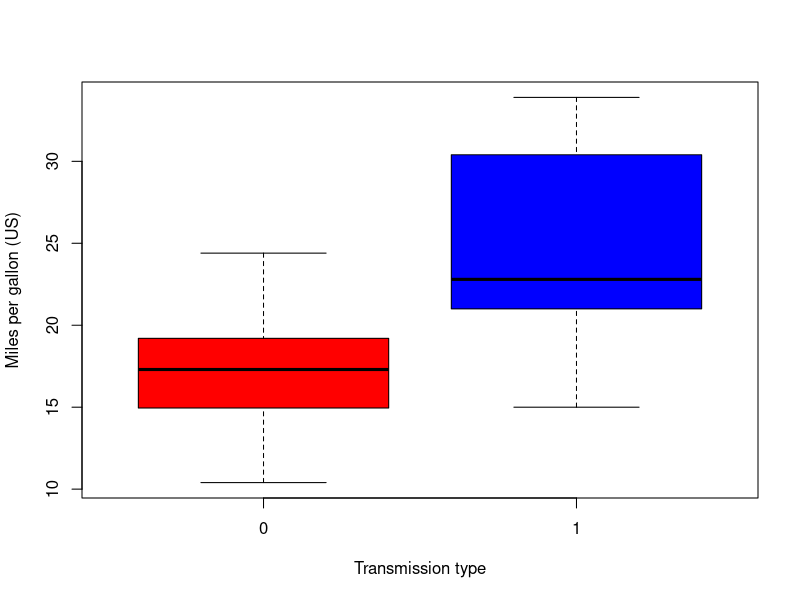
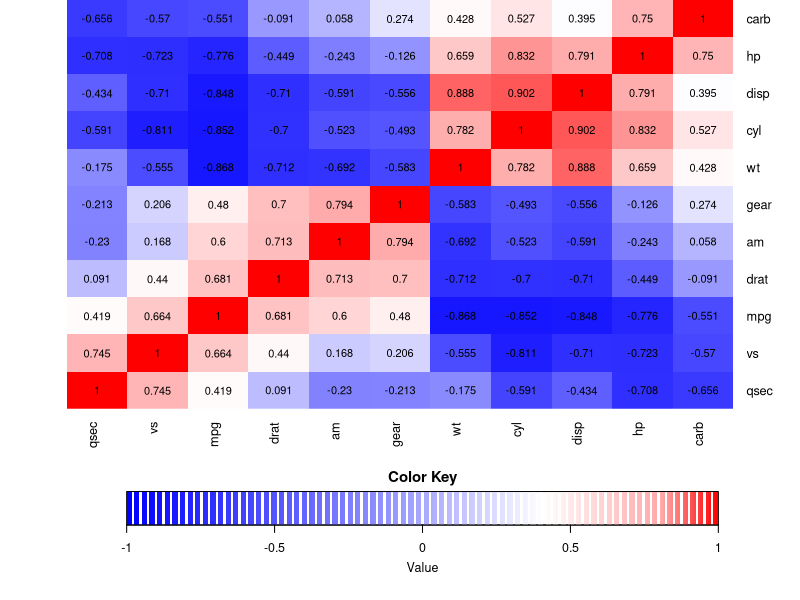
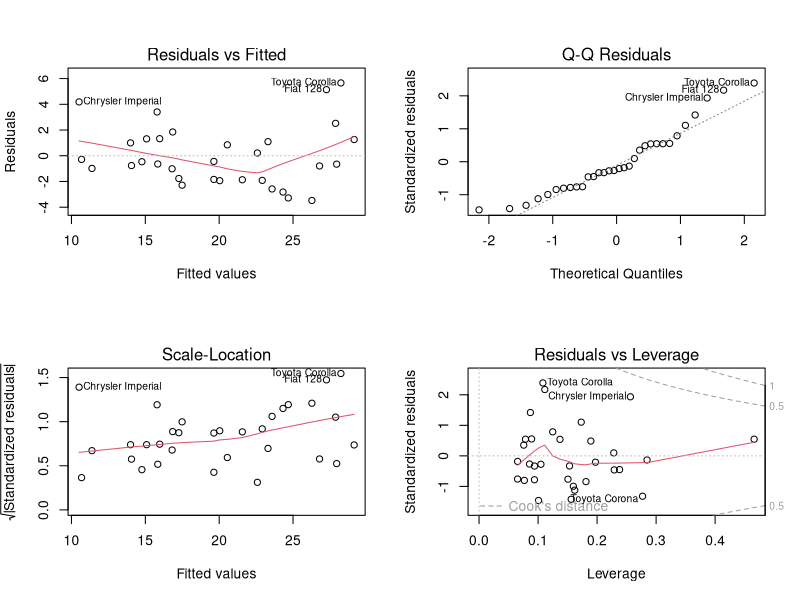

Recreate these plots in R, in order.
## ---- chunk 1
data("mtcars")
head(mtcars)
## ---- chunk 2
aggregate(mpg ~ am, data = mtcars, FUN = mean)
## ---- chunk 3
t.test(mtcars$mpg[mtcars$am == 0], mtcars$mpg[mtcars$am == 1], conf.level = 0.95)
## ---- chunk 4
round(cor(mtcars)[, 1], 3)
## ---- chunk 5
fit1 <- lm(mpg ~ am, data = mtcars)
summary(fit1)
## ---- chunk 6
fit2 <- lm(mpg ~ am + cyl, data = mtcars)
fit3 <- lm(mpg ~ am + cyl + disp, data = mtcars)
fit4 <- lm(mpg ~ am + cyl + disp + hp, data = mtcars)
fit5 <- lm(mpg ~ am + cyl + disp + hp + wt, data = mtcars)
fit6 <- lm(mpg ~ am + cyl + disp + hp + wt + drat, data = mtcars)
fit7 <- lm(mpg ~ am + cyl + disp + hp + wt + drat + vs, data = mtcars)
anova(fit1, fit2, fit3, fit4, fit5, fit6, fit7)
## ---- chunk 7
better_model <- lm(mpg ~ am + cyl + hp + wt, data = mtcars)
summary(better_model)
## ---- chunk 8
boxplot(mpg ~ am, data = mtcars, col = c("red", "blue"), xlab = "Transmission type", 
        ylab = "Miles per gallon (US)")
## ---- chunk 9
suppressMessages(library(gplots))
suppressMessages(library(RColorBrewer))
data.plot <- round(cor(mtcars), 3)
col_palette <- colorRampPalette(c("blue", "white", "red"))(n = 299)
col_breaks <- c(seq(-1, 0, length = 100), seq(0.01, 0.8, length = 100), seq(0.81, 1 , length = 100))
heatmap.2(data.plot, cellnote = data.plot, margins = c(4, 0), notecol = "black", density.info = "none", 
          trace = "none", col = col_palette, breaks = col_breaks, dendrogram = "none", keysize = 1, 
          lmat = rbind(c(6, 1, 2), c(5, 4, 3)), lwid = c(1, 10, 1), lhei = c(5, 1.5))
## ---- chunk 10
par(mfrow = c(2, 2))
plot(better_model)
